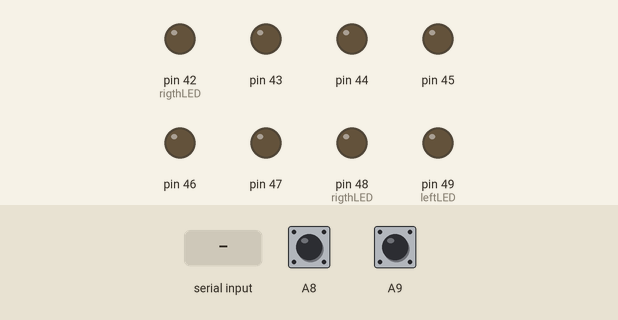
Bench run of a sketch on a simulated Arduino Mega 2560, built with avr-gcc and run on an emulated ATmega2560. Parts: output pins drawn as LEDs (lit = HIGH). Inputs (shaded band) come from the test bench; at power-on: A8 HIGH, A9 HIGH. What the sketch prints to the serial monitor is not drawn.

Above: at 1.2 s.
1.3 s: byte 1 (1) received over Serial
At 1.7 s:
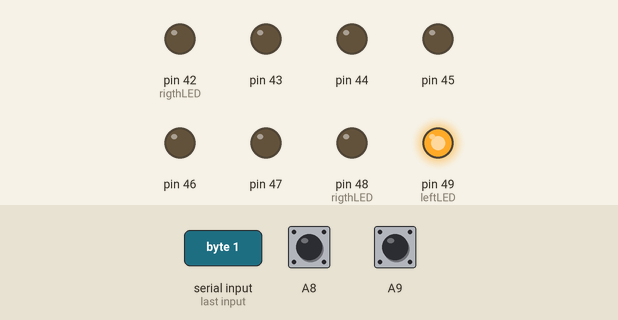
At 2.2 s:
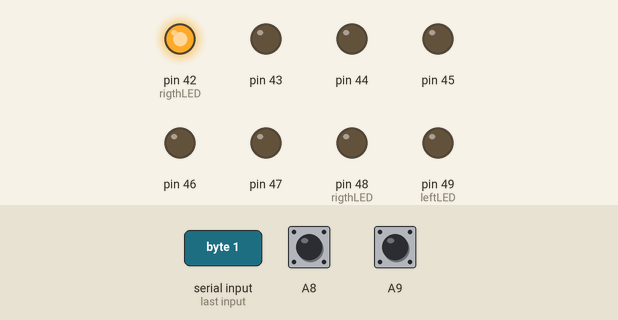
4.3 s: A8 pulled LOW for 3.2 s
At 4.7 s:
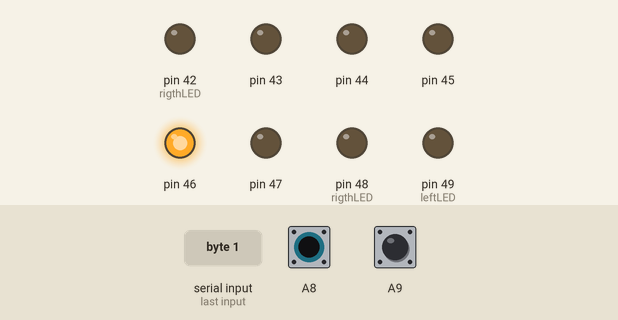
9.0 s: A9 pulled LOW for 0.15 s
10.6 s: A9 pulled LOW for 1 s
13.1 s: A8 driven LOW and A9 driven LOW
15.0 s: A8 pulsed HIGH 5 times (0.12 s each, 0.3 s apart)
Timing chart, 0 to 18.0 s (numbered marks = the images above; inputs shaded):
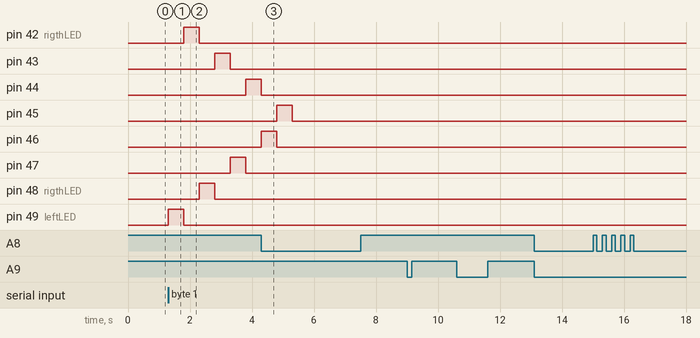

Measured:
- after the input at 1.3 s, pin 42 (rigthLED): LOW → HIGH after 0.50 s, → LOW 0.50 s later; pin 43: LOW → HIGH after 1.5 s, → LOW 0.50 s later; pin 44: LOW → HIGH after 2.5 s; pin 47: LOW → HIGH after 2.0 s, → LOW 0.50 s later; pin 48 (rigthLED): LOW → HIGH after 1.0 s, → LOW 0.50 s later
- after the input at 9.0 s, every drawn part: stays the same
- after the input at 10.6 s, every drawn part: stays the same
- after the input at 13.1 s, every drawn part: stays the same
- after the input at 15.0 s, every drawn part: stays the same

The sketch:

sketch_mar05a.ino
```cpp
void setup() {
 Serial.begin(9600);
 pinMode(A8, INPUT_PULLUP);
 pinMode(A9, INPUT_PULLUP);

 pinMode(42, OUTPUT);
 pinMode(43, OUTPUT);
 pinMode(44, OUTPUT);
 pinMode(45, OUTPUT);
 pinMode(46, OUTPUT);
 pinMode(47, OUTPUT);
 pinMode(48, OUTPUT);
 pinMode(49, OUTPUT);

}

void loop() {
  if (Serial.available() > 0) {
    char inByte = Serial.read();
      if(inByte == 1) {
       int leftLED = 49;
       int rigthLED = 42;
        while(rigthLED != 46 && leftLED != 45) {
         digitalWrite(leftLED, 1);
         delay(500);
         digitalWrite(leftLED, 0);

         digitalWrite(rigthLED, 1);
         delay(500);
         digitalWrite(rigthLED, 0);
         leftLED = leftLED - 1;
         rigthLED = rigthLED + 1;
        }
      }

      if(inByte == 2) {
        int leftLED = 49;
        while(leftLED != 41 ) {
        digitalWrite(leftLED, 1);
        delay(500);
        digitalWrite(leftLED, 0);

        leftLED = leftLED - 2;
        }
        int rigthLED = 48;
        while(rigthLED != 40) {
        digitalWrite(rigthLED, 1);
        delay(500);
        digitalWrite(rigthLED, 0);
         rigthLED = rigthLED - 2;
        }
      }
}


  if(!digitalRead(A8)==1){
    Serial.write(1);
    delay(200);
  }

  if(!digitalRead(A9)==1){
    Serial.write(2);
    delay(200);
  }
}
```
